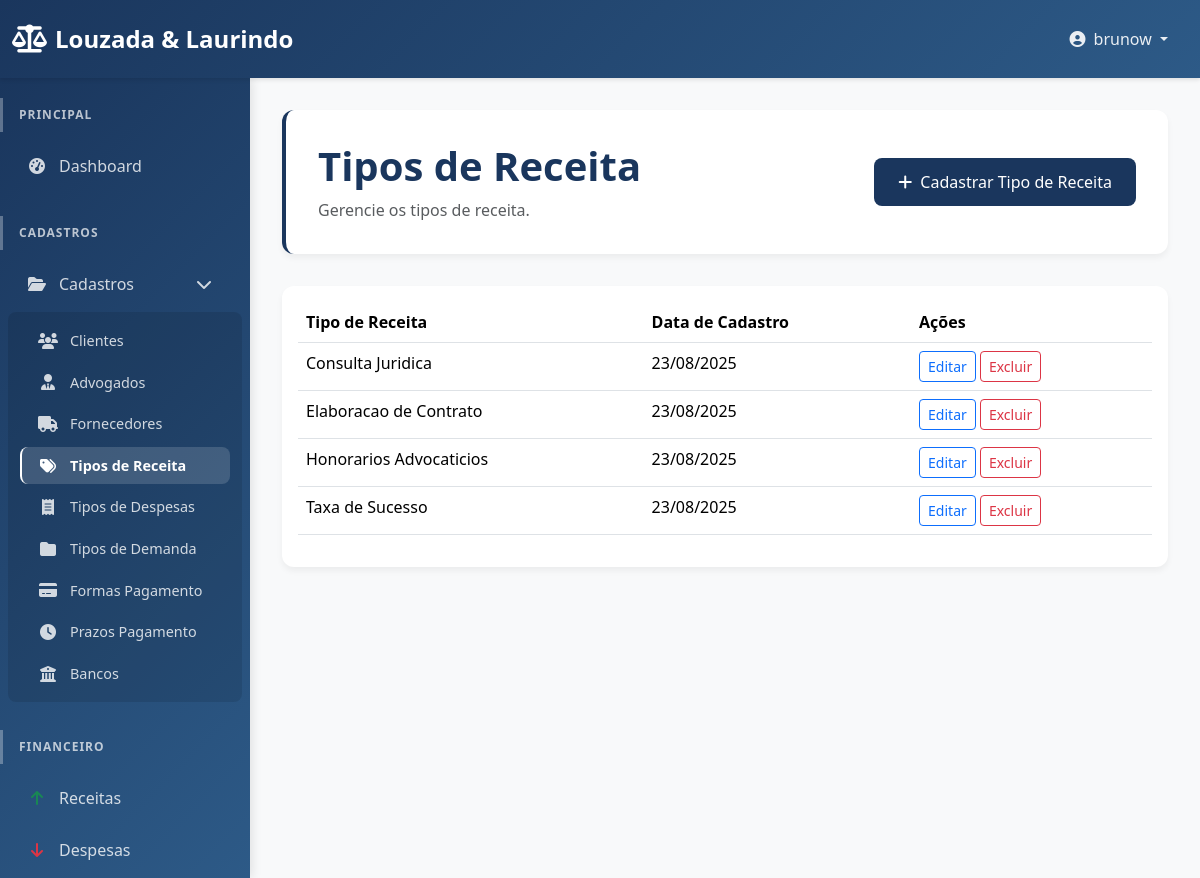
The page /dashboard/tipo-receita/ (signed in) on the database its author committed.
### users/models.py (models this page shows, shortened)
class Lawyer(AbstractUser):
    cpf = models.CharField(max_length=14, unique=True, blank=True, null=True, verbose_name="CPF")
    oab_number = models.CharField(max_length=20, blank=True, null=True, verbose_name="Número OAB")
    STATE_CHOICES = [
        ('AC', 'Acre'), ('AL', 'Alagoas'), ('AP', 'Amapá'), ('AM', 'Amazonas'),
        ('BA', 'Bahia'), ('CE', 'Ceará'), ('DF', 'Distrito Federal'), ('ES', 'Espírito Santo'),
        ('GO', 'Goiás'), ('MA', 'Maranhão'), ('MT', 'Mato Grosso'), ('MS', 'Mato Grosso do Sul'),
        ('MG', 'Minas Gerais'), ('PA', 'Pará'), ('PB', 'Paraíba'), ('PR', 'Paraná'),
        ('PE', 'Pernambuco'), ('PI', 'Piauí'), ('RJ', 'Rio de Janeiro'), ('RN', 'Rio Grande do Norte'),
        ('RS', 'Rio Grande do Sul'), ('RO', 'Rondônia'), ('RR', 'Roraima'), ('SC', 'Santa Catarina'),
        ('SP', 'São Paulo'), ('SE', 'Sergipe'), ('TO', 'Tocantins'),
    ]
    oab_section = models.CharField(max_length=2, choices=STATE_CHOICES, blank=True, null=True, verbose_name="Seccional OAB")
    phone = models.CharField(max_length=20, blank=True, null=True, verbose_name="Telefone")
    pix_key = models.CharField(max_length=255, blank=True, null=True, verbose_name="Chave PIX")
    professional_address = models.TextField(blank=True, null=True, verbose_name="Endereço Profissional")
    registration_date = models.DateField(default=timezone.now, verbose_name="Data de Cadastro")
    enable_publications = models.BooleanField(default=False, verbose_name="Publicações Ativadas")
    enable_login = models.BooleanField(default=True, verbose_name="Login Ativado")
    groups = models.ManyToManyField(
        'auth.Group',
        verbose_name='groups',
        blank=True,
        help_text='The groups this user belongs to. A user will get all permissions granted to each of their groups.',
        related_name="lawyer_set",
        related_query_name="lawyer",
    )
    user_permissions = models.ManyToManyField(
        'auth.Permission',
        verbose_name='user permissions',
        blank=True,
        help_text='Specific permissions for this user.',
        related_name="lawyer_set",
        related_query_name="lawyer",
    )

### dashboard/models.py (models this page shows, shortened)
class TipoReceita(models.Model):
    nome = models.CharField(max_length=100, verbose_name="Nome")
    descricao = models.TextField(blank=True, null=True, verbose_name="Descrição")
    data_cadastro = models.DateTimeField(default=timezone.now, verbose_name="Data de Cadastro")
    class Meta:
        verbose_name = "Tipo de Receita"
        verbose_name_plural = "Tipos de Receita"
        ordering = ['-data_cadastro']

### dashboard/views.py (the view)
# urls.py: path('tipo-receita/', views.tipo_receita_list, name='tipo_receita_list'),
@login_required
def tipo_receita_list(request):
    tipos_receita = TipoReceita.objects.all().order_by('nome')
    return render(request, 'dashboard/tipo_receita_list.html', {
        'tipos_receita': tipos_receita
    })

### dashboard/templates/dashboard/tipo_receita_list.html (shortened to what this page needs)
{% extends 'dashboard/base.html' %}
{% block content %}
<div class="page-header">
    <div class="d-flex justify-content-between align-items-center">
        <div>
            <h1>Tipos de Receita</h1>
            <p class="text-muted">Gerencie os tipos de receita.</p>
        </div>
        <div>
            <a href="{% url 'dashboard:tipo_receita_create' %}" class="btn btn-primary"><i class="fas fa-plus me-2"></i>Cadastrar Tipo de Receita</a>
        </div>
    </div>
</div>
<div class="card">
    <div class="card-body">
        <table class="table table-hover">
            <thead>
                <tr>
                    <th>Tipo de Receita</th>
                    <th>Data de Cadastro</th>
                    <th>Ações</th>
                </tr>
            </thead>
            <tbody>
                {% for tipo_receita in tipos_receita %}
                <tr>
                    <td>{{ tipo_receita.nome }}</td>
                    <td>{{ tipo_receita.data_cadastro|date:"d/m/Y" }}</td>
                    <td>
                        <a href="{% url 'dashboard:tipo_receita_update' tipo_receita.pk %}" class="btn btn-sm btn-outline-primary">Editar</a>
                        <a href="{% url 'dashboard:tipo_receita_delete' tipo_receita.pk %}" class="btn btn-sm btn-outline-danger">Excluir</a>
                    </td>
                </tr>
                {% endfor %}
            </tbody>
        </table>
    </div>
</div>
{% endblock %}

### dashboard/templates/dashboard/base.html (shortened to what this page needs)
<!doctype html>
<html lang="pt-BR">
<head>
    <link href="https://cdn.jsdelivr.net/npm/bootstrap@5.3.3/dist/css/bootstrap.min.css" rel="stylesheet">
    <link href="https://cdnjs.cloudflare.com/ajax/libs/font-awesome/6.4.0/css/all.min.css" rel="stylesheet">
    {% load static %}
    <link href="{% static 'dashboard/css/custom.css' %}" rel="stylesheet">
</head>
<body>
    {% if user.is_authenticated %}
    <nav class="navbar navbar-expand-lg navbar-dark sticky-top">
        <div class="container-fluid">
            <a class="navbar-brand" href="{% url 'dashboard:home' %}">
                <i class="fas fa-balance-scale"></i>
                Louzada & Laurindo
            </a>
            <div class="collapse navbar-collapse" id="navbarNav">
                <ul class="navbar-nav ms-auto">
                    <li class="nav-item dropdown">
                        <a class="nav-link dropdown-toggle" href="#" id="navbarDropdown" role="button" data-bs-toggle="dropdown" aria-expanded="false">
                            <i class="fas fa-user-circle me-1"></i>
                            {{ user.get_full_name|default:user.username }}
                        </a>
                    </li>
                </ul>
            </div>
        </div>
    </nav>
    <div class="d-flex">
        <div class="offcanvas-lg offcanvas-start sidebar" tabindex="-1" id="sidebarMenu" aria-labelledby="sidebarMenuLabel">
            <div class="offcanvas-body d-flex flex-column">
                <nav class="nav flex-column flex-grow-1">
                    <div class="nav-section">
                        <div class="nav-section-title">Principal</div>
                        <ul class="nav flex-column">
                            <li class="nav-item">
                                <a class="nav-link {% if request.resolver_match.url_name == 'home' %}active{% endif %}" href="{% url 'dashboard:home' %}">
                                    <i class="fas fa-tachometer-alt"></i>
                                    Dashboard
                                </a>
                            </li>
                        </ul>
                    </div>
                    <div class="nav-section">
                        <div class="nav-section-title">Cadastros</div>
                        <ul class="nav flex-column">
                            <li class="nav-item">
                                <a class="nav-link" data-bs-toggle="collapse" href="#cadastros-submenu" role="button" aria-expanded="true" aria-controls="cadastros-submenu">
                                    <i class="fas fa-folder-open"></i>
                                    Cadastros
                                    <i class="fas fa-chevron-down ms-auto"></i>
                                </a>
                                <div class="collapse show submenu" id="cadastros-submenu">
                                    <ul class="nav flex-column">
                                        <li class="nav-item">
                                            <a class="nav-link {% if request.resolver_match.url_name == 'clients' %}active{% endif %}" href="{% url 'dashboard:clients' %}">
                                                <i class="fas fa-users"></i>
                                                Clientes
                                            </a>
                                        </li>
                                        <li class="nav-item">
                                            <a class="nav-link {% if request.resolver_match.url_name == 'lawyers' %}active{% endif %}" href="{% url 'dashboard:lawyers' %}">
                                                <i class="fas fa-user-tie"></i>
                                                Advogados
                                            </a>
                                        </li>
                                        <li class="nav-item">
                                            <a class="nav-link" href="#">
                                                <i class="fas fa-truck"></i>
                                                Fornecedores
                                            </a>
                                        </li>
                                        <li class="nav-item">
                                <a class="nav-link" href="{% url 'dashboard:tipo_receita_list' %}">
                                    <i class="fas fa-tags"></i>
                                    Tipos de Receita
                                </a>
                            </li>
                                        <li class="nav-item">
                                            <a class="nav-link" href="{% url 'dashboard:tipo_despesa_list' %}">
                                                <i class="fas fa-receipt"></i>
                                                Tipos de Despesas
                                            </a>
                                        </li>
                                        <li class="nav-item">
                                            <a class="nav-link" href="{% url 'dashboard:tipo_demanda_list' %}">
                                                <i class="fas fa-folder"></i>
                                                Tipos de Demanda
                                            </a>
                                        </li>
                                        <li class="nav-item">
                                            <a class="nav-link" href="{% url 'dashboard:forma_pagamento_list' %}">
                                                <i class="fas fa-credit-card"></i>
                                                Formas Pagamento
                                            </a>
                                        </li>
                                        <li class="nav-item">
                                            <a class="nav-link" href="{% url 'dashboard:prazo_pagamento_list' %}">
                                                <i class="fas fa-clock"></i>
                                                Prazos Pagamento
                                            </a>
                                        </li>
                                        <li class="nav-item">
                                            <a class="nav-link" href="{% url 'dashboard:banco_list' %}">
                                                <i class="fas fa-university"></i>
                                                Bancos
                                            </a>
                                        </li>
                                    </ul>
                                </div>
                            </li>
                        </ul>
                    </div>
                    <div class="nav-section">
                        <div class="nav-section-title">Financeiro</div>
                        <ul class="nav flex-column">
                            <li class="nav-item">
                                <a class="nav-link" href="{% url 'dashboard:receitas' %}">
                                    <i class="fas fa-arrow-up text-success"></i>
                                    Receitas
                                </a>
                            </li>
                            <li class="nav-item">
                                <a class="nav-link" href="#">
                                    <i class="fas fa-arrow-down text-danger"></i>
                                    Despesas
                                </a>
                            </li>
                        </ul>
                    </div>
                </nav>
            </div>
        </div>
        <div class="main-content flex-grow-1">
            {% block content %}
            {% endblock %}
        </div>
    </div>
    {% else %}
    <div class="container-fluid h-100">
        {% block login_content %}
        {% endblock %}
    </div>
    {% endif %}
</body>
</html>

### dashboard/static/dashboard/css/custom.css (style rules this page uses)
.sidebar { flex: 0 0 250px; background-color: #343a40; color: white; padding-top: 20px; height: 100vh; overflow-y: auto; position: sticky; top: 0; }
.sidebar a { color: white; text-decoration: none; display: block; padding: 10px 15px; }
.sidebar .nav-link { padding-left: 25px; }
.main-content { flex-grow: 1; padding: 20px; overflow-y: auto; }

### dashboard/templates/dashboard/base.html (style rules this page uses)
:root { --primary-color: #1a365d; --secondary-color: #2d5a87; --success-color: #28a745; --warning-color: #ffc107; --danger-color: #dc3545; --info-color: #17a2b8; --sidebar-width: 280px; }
body { font-family: 'Segoe UI', Tahoma, Geneva, Verdana, sans-serif; background-color: #f8f9fa; }
.navbar { background: linear-gradient(135deg, var(--primary-color) 0%, var(--secondary-color) 100%) !important; box-shadow: 0 2px 4px rgba(0,0,0,0.1); padding: 1rem 0; }
.navbar-brand { font-weight: 600; font-size: 1.5rem; color: white !important; display: flex; align-items: center; gap: 0.5rem; }
.navbar-brand i { font-size: 1.75rem; }
.navbar-nav .nav-link { color: rgba(255,255,255,0.9) !important; font-weight: 500; padding: 0.5rem 1rem !important; border-radius: 8px; transition: all 0.3s ease; margin: 0 0.25rem; }
.sidebar { width: var(--sidebar-width) !important; background: linear-gradient(135deg, var(--primary-color) 0%, var(--secondary-color) 100%) !important; border: none !important; box-shadow: 2px 0 10px rgba(0,0,0,0.1); }
.offcanvas-body { padding: 1.5rem 0; }
.nav-section { margin-bottom: 1.5rem; }
.nav-section-title { padding: 0.5rem 1rem; font-size: 0.75rem; text-transform: uppercase; letter-spacing: 1px; color: rgba(255,255,255,0.7); font-weight: 600; margin-bottom: 0.5rem; border-left: 3px solid rgba(255,255,255,0.3); }
.sidebar .nav-link { color: rgba(255,255,255,0.8) !important; padding: 0.75rem 1rem !important; margin: 0.125rem 0.5rem !important; border-radius: 8px !important; transition: all 0.3s ease; display: flex; align-items: center; font-weight: 500; border-left: 3px solid transparent; }
.sidebar .nav-link.active { color: white !important; background-color: rgba(255,255,255,0.15) !important; border-left-color: white; font-weight: 600; }
.sidebar .nav-link i { width: 20px; margin-right: 12px; text-align: center; font-size: 1rem; }
.submenu { background-color: rgba(0,0,0,0.1); border-radius: 8px; margin: 0.25rem 0.5rem; padding: 0.5rem 0; }
.submenu .nav-link { margin: 0.125rem 0.75rem !important; padding: 0.5rem 1rem !important; font-size: 0.9rem; border-left: 2px solid transparent; }
.submenu .nav-link.active { border-left-color: white; }
.main-content { padding: 2rem !important; min-height: 100vh; background-color: #f8f9fa; }
.card { border: none; border-radius: 12px; box-shadow: 0 4px 6px rgba(0,0,0,0.05); transition: all 0.3s ease; }
.btn-primary { background: var(--primary-color); border: none; border-radius: 8px; padding: 0.75rem 1.5rem; font-weight: 500; transition: all 0.3s ease; }
.page-header { background: white; padding: 2rem; border-radius: 12px; box-shadow: 0 4px 6px rgba(0,0,0,0.05); margin-bottom: 2rem; border-left: 4px solid var(--primary-color); }
.page-header h1 { margin: 0; color: var(--primary-color); font-weight: 600; }
.page-header p { margin: 0.5rem 0 0 0; color: #6c757d; }

### rows shown on the page
Lawyer: get_full_name "brunow"
TipoReceita: nome "Consulta Juridica", data_cadastro "23/08/2025"
TipoReceita: nome "Elaboracao de Contrato", data_cadastro "23/08/2025"
TipoReceita: nome "Honorarios Advocaticios", data_cadastro "23/08/2025"
TipoReceita: nome "Taxa de Sucesso", data_cadastro "23/08/2025"
